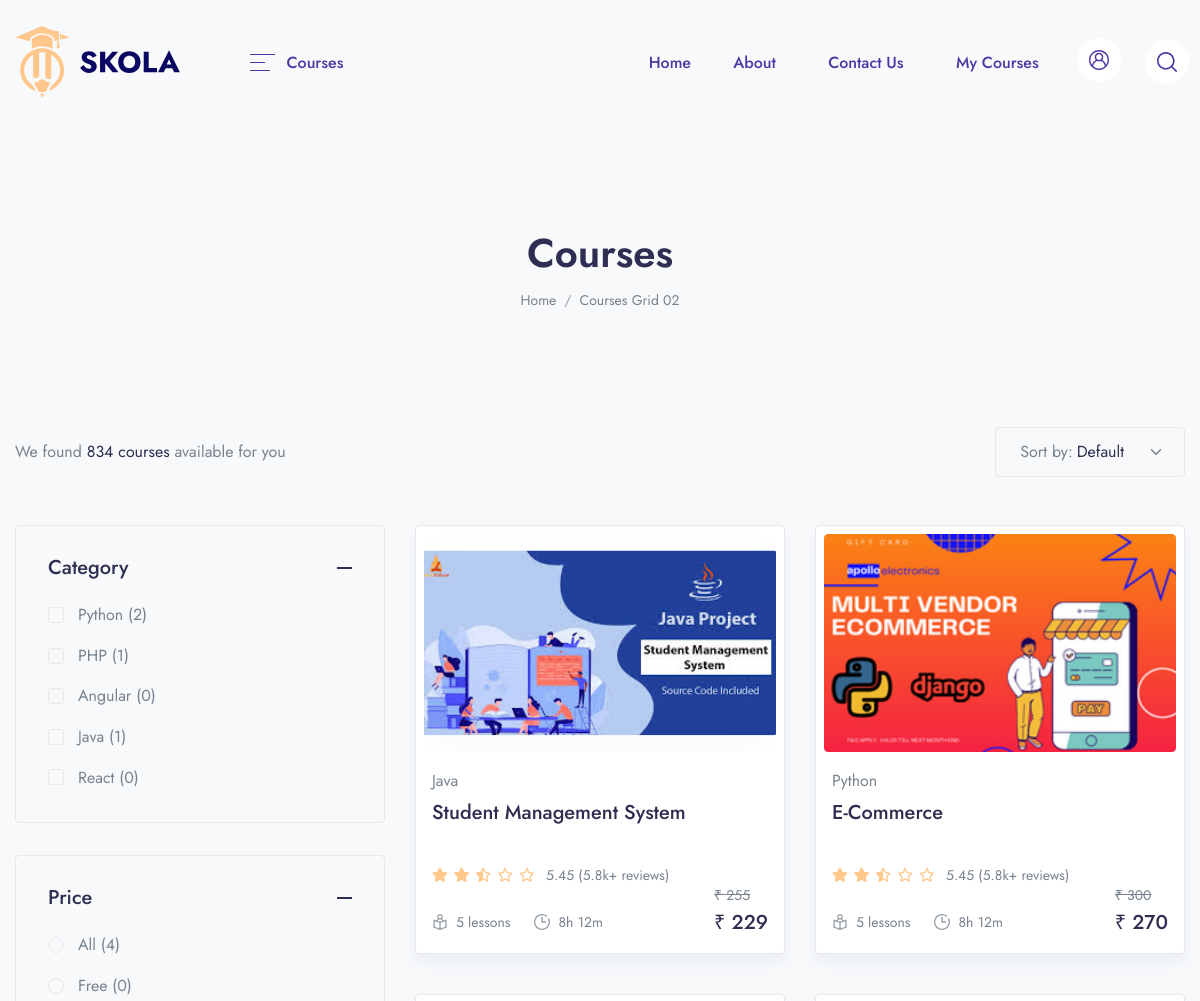
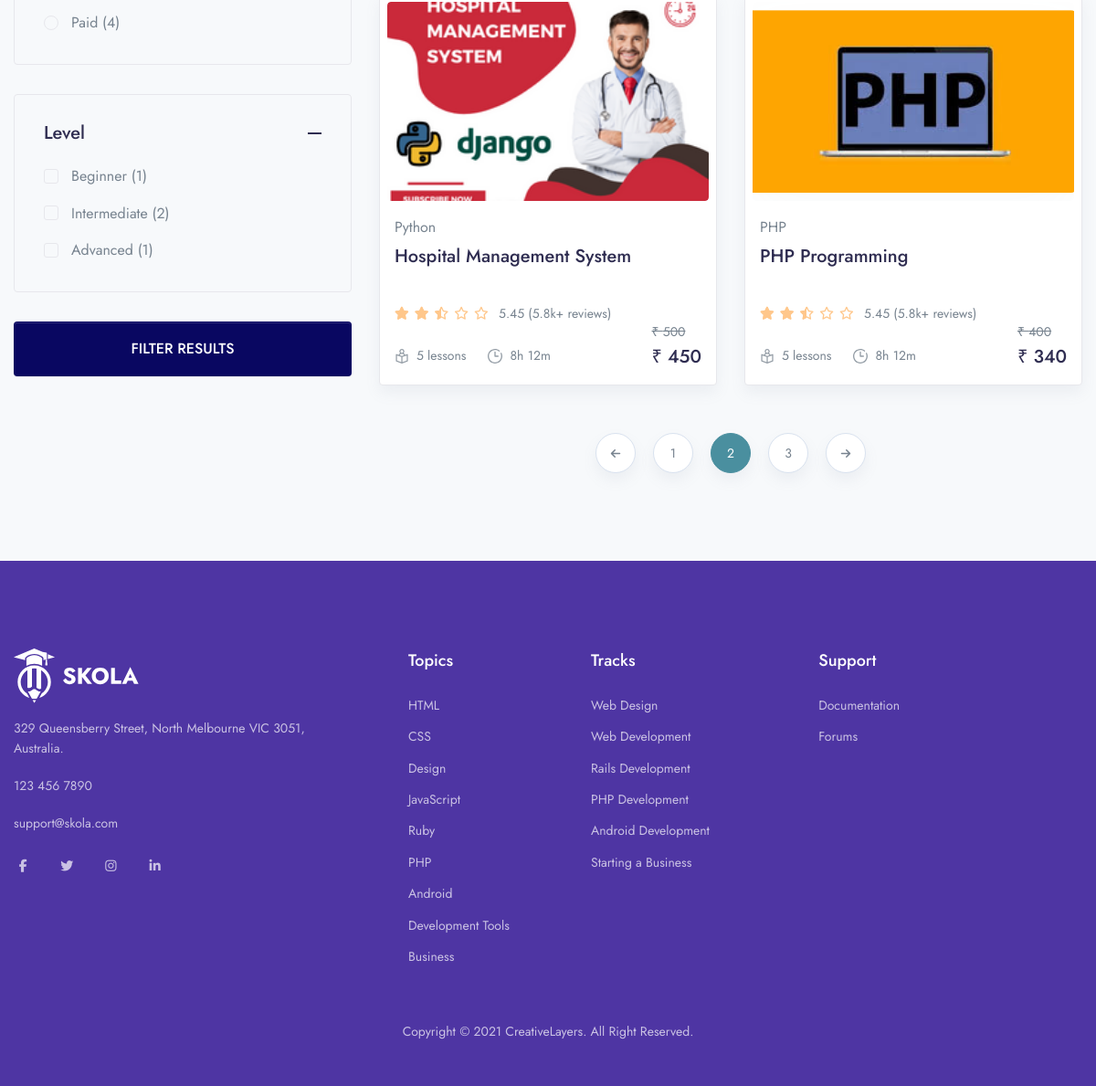
Screenshot of /courses with the database file from the repository (2 pictures, top to bottom).
### app/models.py (models this page shows, shortened)
class Categories(models.Model):
    icon = models.CharField(max_length=200, null=True)
    name = models.CharField(max_length=200)
    def __str__(self):
        return self.name
    def get_all_category(self):
        return Categories.objects.all().order_by('id')

class Level(models.Model):
    name = models.CharField(max_length=100)

class Course(models.Model):
    STATUS = (
        ('PUBLISH', 'PUBLISH'),
        ('DRAFT', 'DRAFT'),
    )
    featured_image = models.ImageField(upload_to="Media/featured_img", null=True)
    featured_video = models.CharField(max_length=300, null=True)
    title = models.CharField(max_length=500)
    created_at = models.DateField(auto_now_add=True)
    author = models.ForeignKey(Author, on_delete=models.CASCADE, null=True)
    category = models.ForeignKey(Categories, on_delete=models.CASCADE)
    level = models.ForeignKey(Level, on_delete=models.CASCADE, null=True)
    description = models.TextField()
    price = models.IntegerField(null=True, default=0)
    discount = models.IntegerField(null=True)
    slug = models.SlugField(default='', max_length=500, null=True, blank=True)
    status = models.CharField(choices=STATUS, max_length=100, null=True)

### LMS/views.py (the view)
# urls.py: path('courses',views.SINGLE_COURSE,name='single_course'),
def SINGLE_COURSE(request):
    category = Categories.get_all_category(Categories)
    level = Level.objects.all
    course = Course.objects.all()
    FreeCourse_count = Course.objects.filter(price = 0).count()
    PaidCourse_count = Course.objects.filter(price__gte=1).count()
    context = {
        'category': category,
        'level': level,
        'course': course,
        'FreeCourse_count':FreeCourse_count,
        'PaidCourse_count':PaidCourse_count,
    }
    return render(request, 'Main/single_course.html', context)

### templates/Main/single_course.html (shortened to what this page needs)
{% extends 'base.html' %}
{% load static %}
{% block content %}
{% load course_tags %}
    <header class="py-8 py-md-11" style="background-image: none;">
        <div class="container text-center py-xl-2">
            <h1 class="display-4 fw-semi-bold mb-0">Courses</h1>
            <nav aria-label="breadcrumb">
                <ol class="breadcrumb breadcrumb-scroll justify-content-center">
                    <li class="breadcrumb-item">
                        <a class="text-gray-800" href="#">
                            Home
                        </a>
                    </li>
                    <li class="breadcrumb-item text-gray-800 active" aria-current="page">
                        Courses Grid 02
                    </li>
                </ol>
            </nav>
        </div>
    </header>
    <div class="container mb-6 mb-xl-8 z-index-2">
        <div class="d-lg-flex align-items-center mb-6 mb-xl-0">
            <p class="mb-lg-0">We found <span class="text-dark">834 courses</span> available for you</p>
            <div class="ms-lg-auto d-lg-flex flex-wrap">
                <div class="mb-4 mb-lg-0 ms-lg-6">
                    <div class="border rounded d-flex align-items-center choices-label h-50p">
                        <span class="ps-5">Sort by:</span>
                        <select class="form-select form-select-sm text-dark border-0 ps-1 bg-transparent flex-grow-1 shadow-none dropdown-menu-end" data-choices>
                            <option>Default</option>
                        </select>
                    </div>
                </div>
            </div>
        </div>
    </div>
    <div class="container">
        <div class="row">
            <div class="col-xl-4 mb-5 mb-xl-0">
                <div class=" vertical-scroll" id="courseSidebar">
                    <div class="border rounded mb-6 @@widgetBG">
                        <div id="coursefilter1">
                            <h4 class="mb-0">
                                <button class="p-6 text-dark fw-medium d-flex align-items-center collapse-accordion-toggle line-height-one" type="button" data-bs-toggle="collapse" data-bs-target="#coursefiltercollapse1" aria-expanded="true" aria-controls="coursefiltercollapse1">
                                    Category
                                    <span class="ms-auto text-dark d-flex">
                                        <svg width="15" height="2" viewBox="0 0 15 2" fill="none" xmlns="http://www.w3.org/2000/svg">
                                            <rect width="15" height="2" fill="currentColor"/>
                                        </svg>
                                    </span>
                                </button>
                            </h4>
                        </div>
                        <div id="coursefiltercollapse1" class="collapse show mt-n2 px-6 pb-6" aria-labelledby="coursefilter1" data-parent="#courseSidebar">
                            <ul class="list-unstyled list-group list-checkbox">
                                {% for i in category %}
                            <li class="custom-control custom-checkbox">
                                 <label class="custom-control-label font-size-base" for="category-{{i.id}}">{{i.name}} ({{i.course_set.all.count}})</label>
                            </li>
                                {% endfor %}
                            </ul>
                        </div>
                    </div>
                    <div class="border rounded mb-6 @@widgetBG">
                        <div id="coursefilter3">
                            <h4 class="mb-0">
                                <button class="p-6 text-dark fw-medium d-flex align-items-center collapse-accordion-toggle line-height-one" type="button" data-bs-toggle="collapse" data-bs-target="#coursefiltercollapse3" aria-expanded="true" aria-controls="coursefiltercollapse3">
                                    Price
                                    <span class="ms-auto text-dark d-flex">
                                        <svg width="15" height="2" viewBox="0 0 15 2" fill="none" xmlns="http://www.w3.org/2000/svg">
                                            <rect width="15" height="2" fill="currentColor"/>
                                        </svg>
                                    </span>
                                </button>
                            </h4>
                        </div>
                        <div id="coursefiltercollapse3" class="collapse show mt-n2 px-6 pb-6" aria-labelledby="coursefilter3" data-parent="#courseSidebar">
                            <ul class="list-unstyled list-group list-checkbox">
                               <li class="custom-control custom-radio">
                                  <label class="custom-control-label font-size-base" for="price-1">All ({{course.all.count}})</label>
                               </li>
                               <li class="custom-control custom-radio">
                                  <label class="custom-control-label font-size-base" for="price-2">Free ({{FreeCourse_count}})</label>
                               </li>
                               <li class="custom-control custom-radio">
                                  <label class="custom-control-label font-size-base" for="price-3">Paid ({{PaidCourse_count}})</label>
                              </li>
                           </ul>
                        </div>
                    </div>
                    <div class="border rounded mb-6 @@widgetBG">
                        <div id="coursefilter4">
                            <h4 class="mb-0">
                                <button class="p-6 text-dark fw-medium d-flex align-items-center collapse-accordion-toggle line-height-one" type="button" data-bs-toggle="collapse" data-bs-target="#coursefiltercollapse4" aria-expanded="true" aria-controls="coursefiltercollapse4">
                                    Level
                                    <span class="ms-auto text-dark d-flex">
                                        <svg width="15" height="2" viewBox="0 0 15 2" fill="none" xmlns="http://www.w3.org/2000/svg">
                                            <rect width="15" height="2" fill="currentColor"/>
                                        </svg>
                                    </span>
                                </button>
                            </h4>
                        </div>
                        <div id="coursefiltercollapse4" class="collapse show mt-n2 px-6 pb-6" aria-labelledby="coursefilter4" data-parent="#courseSidebar">
                            <ul class="list-unstyled list-group list-checkbox">
                               {% for i in level %}
                                  <li class="custom-control custom-checkbox">
                                    <label class="custom-control-label font-size-base" for="level-{{i.id}}">{{i.name}} ({{i.course_set.all.count}})</label>
                                  </li>
                               {% endfor %}
                            </ul>
                        </div>
                    </div>
                    <a href="#" class="btn btn-primary btn-block mb-10">FILTER RESULTS</a>
                </div>
            </div>
            <div class="col-xl-8">
                <div class="row row-cols-md-2 mb-3 " id="filteredCourses">
                    {% for i in course %}
                    <div class="col-md pb-4 pb-md-7">
                        <div class="card border shadow p-2 lift sk-fade">
                            <div class="card-zoom position-relative">
                                <a href="course-single-v5.html" class="card-img sk-thumbnail d-block">
                                    <img class="rounded shadow-light-lg" src="{{i.featured_image}}" alt="...">
                                </a>
                            </div>
                            <div class="card-footer px-2 pb-2 mb-1 pt-4 position-relative">
                                <a href="course-single-v5.html"><span class="mb-1 d-inline-block text-gray-800">{{i.category}}</span></a>
                                <div class="position-relative">
                                    <a href="course-single-v5.html" class="d-block stretched-link"><h4 class="line-clamp-2 h-md-48 h-lg-58 me-md-6 me-lg-10 me-xl-4 mb-2">{{i.title}}</h4></a>
                                    <div class="d-lg-flex align-items-end flex-wrap mb-n1">
                                        <div class="star-rating mb-2 mb-lg-0 me-lg-3">
                                            <div class="rating" style="width:50%;"></div>
                                        </div>
                                        <div class="font-size-sm">
                                            <span>5.45 (5.8k+ reviews)</span>
                                        </div>
                                    </div>
                                    <div class="row mx-n2 align-items-end">
                                        <div class="col px-2">
                                            <ul class="nav mx-n3">
                                                <li class="nav-item px-3">
                                                    <div class="d-flex align-items-center">
                                                        <div class="me-2 d-flex icon-uxs text-secondary">
                                                        </div>
                                                        <div class="font-size-sm">5 lessons</div>
                                                    </div>
                                                </li>
                                                <li class="nav-item px-3">
                                                    <div class="d-flex align-items-center">
                                                        <div class="me-2 d-flex icon-uxs text-secondary">
                                                        </div>
                                                        <div class="font-size-sm">8h 12m</div>
                                                    </div>
                                                </li>
                                            </ul>
                                        </div>
                                        <div class="col-auto px-2 text-right">
                                                <del class="font-size-sm">₹ {{i.price}}</del>
                                                <ins class="h4 mb-0 d-block mb-lg-n1">₹ {% discount_calculation i.price i.discount %}</ins>
                                            </div>
                                    </div>
                                </div>
                            </div>
                        </div>
                    </div>
                    {% endfor %}
                </div>
                <nav class="mb-11" aria-label="Page navigationa">
                    <ul class="pagination justify-content-center">
                        <li class="page-item">
                            <a class="page-link" href="#" aria-label="Previous">
                                <span aria-hidden="true"><i class="fas fa-arrow-left"></i></span>
                            </a>
                        </li>
                        <li class="page-item"><a class="page-link" href="#">1</a></li>
                        <li class="page-item active"><a class="page-link" href="#">2</a></li>
                        <li class="page-item"><a class="page-link" href="#">3</a></li>
                        <li class="page-item">
                            <a class="page-link" href="#" aria-label="Next">
                                <span aria-hidden="true"><i class="fas fa-arrow-right"></i></span>
                            </a>
                        </li>
                    </ul>
                </nav>
            </div>
        </div>
    </div>
{% endblock %}

### rows the page displays
Categories: name "Python", course_set.all.count "2"
Categories: name "PHP", course_set.all.count "1"
Categories: name "Angular", course_set.all.count "0"
Categories: name "Java", course_set.all.count "1"
Categories: name "React", course_set.all.count "0"
Level: name "Beginner", course_set.all.count "1"
Level: name "Intermediate", course_set.all.count "2"
Level: name "Advanced", course_set.all.count "1"
Course: featured_image (picture), category "Java", title "Student Management System", price "255", price+discount "229"
Course: featured_image (picture), category "Python", title "E-Commerce", price "300", price+discount "270"
Course: featured_image (picture), category "Python", title "Hospital Management System", price "500", price+discount "450"
Course: featured_image (picture), category "PHP", title "PHP Programming", price "400", price+discount "340"

### other values shown
{{ course.all.count }} "4"
{{ FreeCourse_count }} "0"
{{ PaidCourse_count }} "4"
